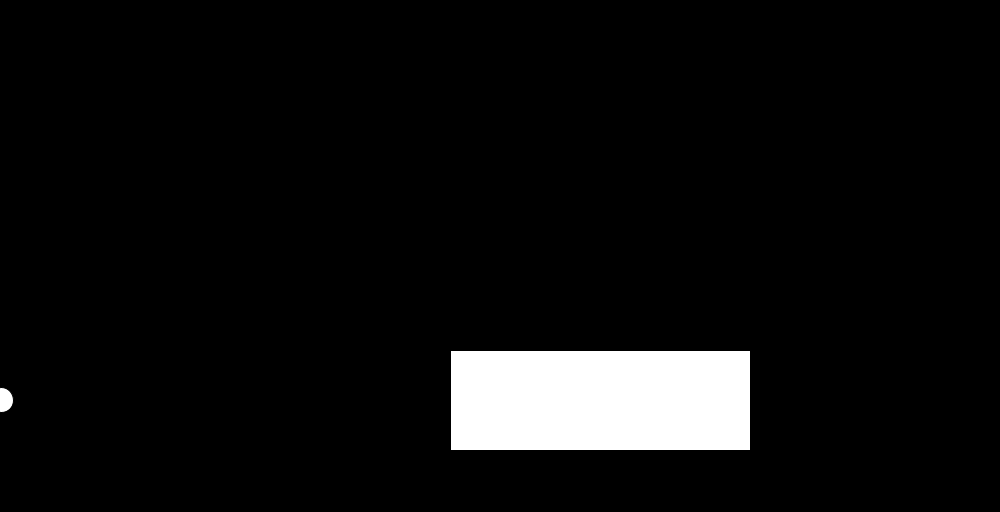
Frame 1 (no input)
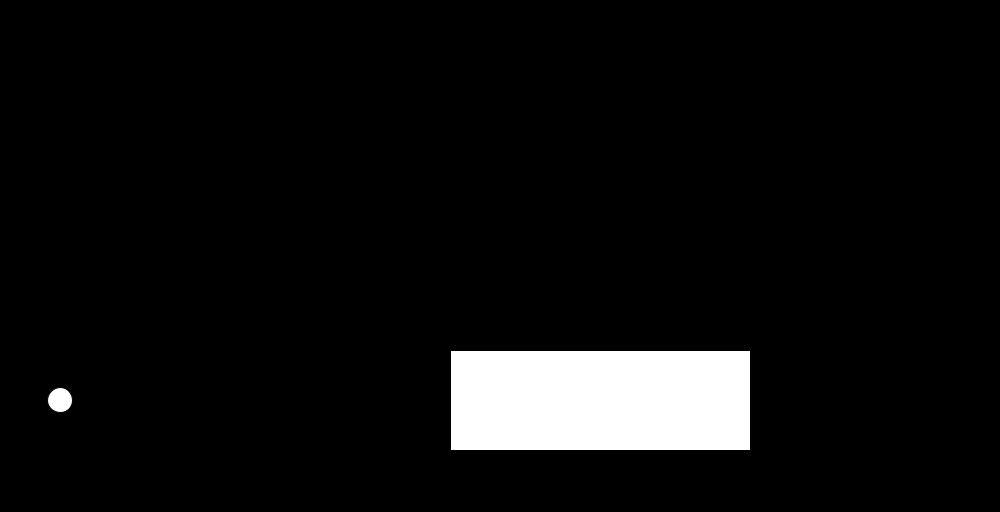
Frame 60 (the mouse pressed at the canvas centre just before this capture)
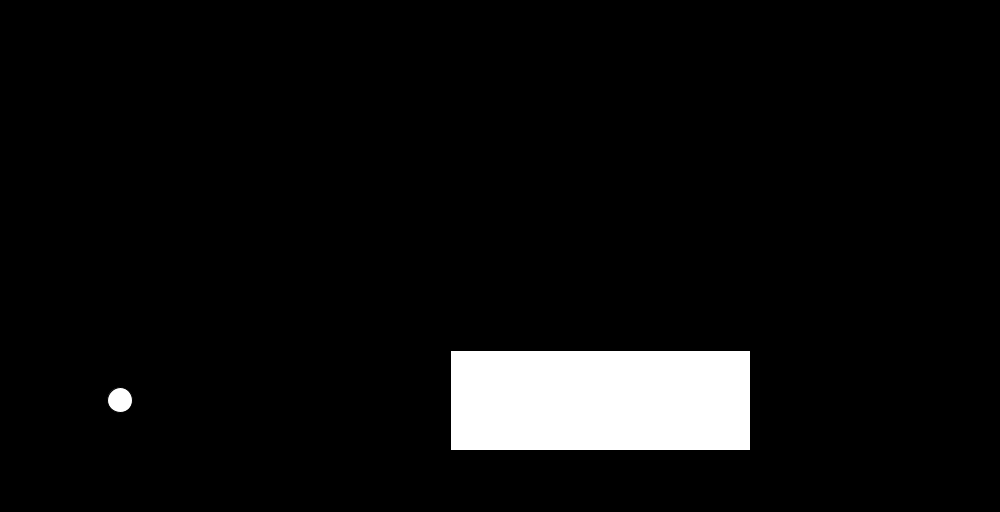
Frame 120 (the mouse held since frame 60 and released just before this capture)

The Processing sketch that drew these frames (run headless with seeded random() and noise(); from frame 60 on, the mouse is pressed at the canvas centre):

// Processing sketch: Question1
// ── Question1.pde
float currentX;
float currentY;
int directionX; 
int directionY; 

void setup() {
    size(1000, 512);
    directionX = 1;
    directionY = 1;
    currentX = 1;
    currentY = 400;
    frameRate(500);
    background(0);
}

void draw() {
  
    background(0);
    rect(450, 350, 300 , 100);

    ellipse(currentX, currentY, 25, 25);

    if (currentX >= (450-8))
    {
        reverseDirectionX();
    }
    else if ( ( (currentX == 0) || (currentX == width) ) ) 
    {
        reverseDirectionX();
    }

    movement();
}

void reverseDirectionX( )
{
    directionX = directionX * -1;
}

void movement()
{    
    currentX += (1 * directionX);
}
